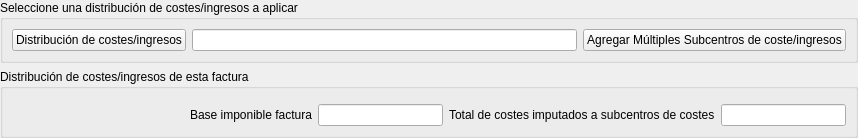
     <widget class="QWidget" name="pageCostes">
      <layout class="QVBoxLayout" name="verticalLayout_5">
       <property name="leftMargin">
        <number>0</number>
       </property>
       <property name="topMargin">
        <number>0</number>
       </property>
       <property name="rightMargin">
        <number>0</number>
       </property>
       <property name="bottomMargin">
        <number>0</number>
       </property>
       <item>
        <widget class="QGroupBox" name="groupBox_2">
         <property name="title">
          <string>Seleccione una distribución de costes/ingresos a aplicar</string>
         </property>
         <layout class="QHBoxLayout" name="horizontalLayout_4">
          <item>
           <widget class="DBChooseRecordButton" name="db_iddistribucioncostes">
            <property name="text">
             <string>Distribución de costes/ingresos</string>
            </property>
            <property name="fieldName" stdset="0">
             <string>iddistribucioncostes</string>
            </property>
            <property name="dataEditable" stdset="0">
             <bool>true</bool>
            </property>
            <property name="scriptExecuteAfterChoose" stdset="0">
             <string>asignarCostes</string>
            </property>
           </widget>
          </item>
          <item>
           <widget class="DBLineEdit" name="db_distribucioncostes_nombre">
            <property name="fieldName" stdset="0">
             <string>distribucioncostes.nombre</string>
            </property>
           </widget>
          </item>
          <item>
           <widget class="QPushButton" name="pbAgregarMultiplesCentrosCoste">
            <property name="text">
             <string>Agregar Múltiples Subcentros de coste/ingresos</string>
            </property>
            <property name="icon">
             <iconset>
              <normaloff>:/images/commons/centrosdecoste.png</normaloff>:/images/commons/centrosdecoste.png</iconset>
            </property>
           </widget>
          </item>
         </layout>
        </widget>
       </item>
       <item>
        <widget class="QGroupBox" name="groupBox_3">
         <property name="title">
          <string>Distribución de costes/ingresos de esta factura</string>
         </property>
         <layout class="QVBoxLayout" name="verticalLayout_3">
          <item>
           <widget class="DBDetailView" name="db_lineasdistribucioncostesfacturascli" native="true">
            <property name="relationName" stdset="0">
             <string>lineasdistribucioncostesfacturascli</string>
            </property>
            <property name="dataEditable" stdset="0">
             <bool>true</bool>
            </property>
           </widget>
          </item>
          <item>
           <layout class="QHBoxLayout" name="horizontalLayout_5">
            <item>
             <spacer name="horizontalSpacer">
              <property name="orientation">
               <enum>Qt::Horizontal</enum>
              </property>
              <property name="sizeHint" stdset="0">
               <size>
                <width>178</width>
                <height>20</height>
               </size>
              </property>
             </spacer>
            </item>
            <item>
             <widget class="QLabel" name="label_9">
              <property name="text">
               <string>Base imponible factura</string>
              </property>
             </widget>
            </item>
            <item>
             <widget class="DBNumberEdit" name="db_neto_costes">
              <property name="font">
               <font>
                <weight>75</weight>
                <bold>true</bold>
               </font>
              </property>
              <property name="fieldName" stdset="0">
               <string>neto</string>
              </property>
             </widget>
            </item>
            <item>
             <widget class="QLabel" name="label_10">
              <property name="text">
               <string>Total de costes imputados a subcentros de costes</string>
              </property>
             </widget>
            </item>
            <item>
             <widget class="DBNumberEdit" name="db_totalcostesdistribuidos">
              <property name="font">
               <font>
                <weight>75</weight>
                <bold>true</bold>
               </font>
              </property>
              <property name="fieldName" stdset="0">
               <string>totalcostesdistribuidos</string>
              </property>
             </widget>
            </item>
           </layout>
          </item>
         </layout>
        </widget>
       </item>
      </layout>
     </widget>
